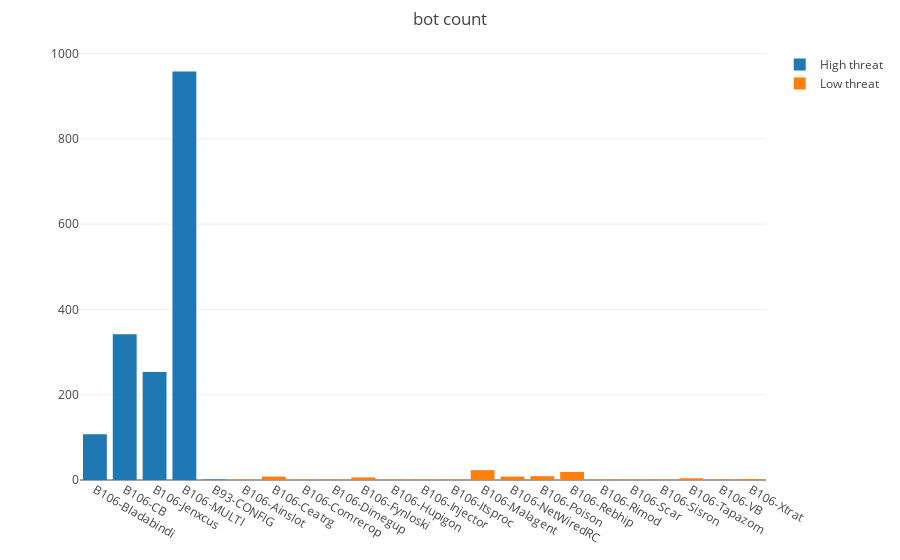

Notebook cell for this chart:
### Code cell
threat = df['Threat Confidence'].unique().tolist()
data_bar = []
for i in threat:
    bot_unique, bot_count = np.unique(df[df['Threat Confidence']==i]['Botnet'], return_counts = True)
    data_bar.append(go.Bar(x=bot_unique,y=bot_count,name=i + ' threat'))
layout = go.Layout(
    title = 'bot count',
     margin = dict(
        t = 50
    )
)
fig = go.Figure(data = data_bar, layout = layout)
py.iplot(fig)

### Figure 1 — Plotly figure (JSON) as saved in the notebook; plotly's stock layout.template omitted (floating-point values rounded to 4 significant figures)
{"data": [{"name": "High threat", "type": "bar", "x": ["B106-Bladabindi", "B106-CB", "B106-Jenxcus", "B106-MULTI", "B93-CONFIG"], "y": [107, 342, 253, 958, 1]}, {"name": "Low threat", "type": "bar", "x": ["B106-Ainslot", "B106-Ceatrg", "B106-Comrerop", "B106-Dimegup", "B106-Fynloski", "B106-Hupigon", "B106-Injector", "B106-Itsproc", "B106-Malagent", "B106-NetWiredRC", "B106-Poison", "B106-Rebhip", "B106-Rimod", "B106-Scar", "B106-Sisron", "B106-Tapazom", "B106-VB", "B106-Xtrat"], "y": [1, 8, 1, 1, 6, 1, 1, 1, 23, 8, 9, 19, 1, 1, 1, 4, 1, 2]}], "layout": {"margin": {"t": 50}, "title": "bot count"}}
